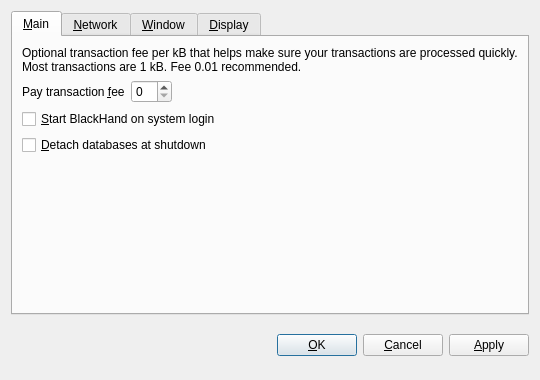
<?xml version="1.0" encoding="UTF-8"?>
<ui version="4.0">
 <class>OptionsDialog</class>
 <widget class="QDialog" name="OptionsDialog">
  <property name="geometry">
   <rect>
    <x>0</x>
    <y>0</y>
    <width>540</width>
    <height>380</height>
   </rect>
  </property>
  <property name="windowTitle">
   <string>Options</string>
  </property>
  <property name="modal">
   <bool>true</bool>
  </property>
  <layout class="QVBoxLayout" name="verticalLayout">
   <item>
    <widget class="QTabWidget" name="tabWidget">
     <property name="tabPosition">
      <enum>QTabWidget::North</enum>
     </property>
     <property name="currentIndex">
      <number>0</number>
     </property>
     <widget class="QWidget" name="tabMain">
      <attribute name="title">
       <string>&amp;Main</string>
      </attribute>
      <layout class="QVBoxLayout" name="verticalLayout_Main">
       <item>
        <widget class="QLabel" name="transactionFeeInfoLabel">
         <property name="text">
          <string>Optional transaction fee per kB that helps make sure your transactions are processed quickly. Most transactions are 1 kB. Fee 0.01 recommended.</string>
         </property>
         <property name="textFormat">
          <enum>Qt::PlainText</enum>
         </property>
         <property name="wordWrap">
          <bool>true</bool>
         </property>
        </widget>
       </item>
       <item>
        <layout class="QHBoxLayout" name="horizontalLayout_Main">
         <item>
          <widget class="QLabel" name="transactionFeeLabel">
           <property name="text">
            <string>Pay transaction &amp;fee</string>
           </property>
           <property name="textFormat">
            <enum>Qt::PlainText</enum>
           </property>
           <property name="buddy">
            <cstring>transactionFee</cstring>
           </property>
          </widget>
         </item>
         <item>
          <widget class="BitcoinAmountField" name="transactionFee"/>
         </item>
         <item>
          <spacer name="horizontalSpacer_Main">
           <property name="orientation">
            <enum>Qt::Horizontal</enum>
           </property>
           <property name="sizeHint" stdset="0">
            <size>
             <width>40</width>
             <height>20</height>
            </size>
           </property>
          </spacer>
         </item>
        </layout>
       </item>
       <item>
        <widget class="QCheckBox" name="bitcoinAtStartup">
         <property name="toolTip">
          <string>Automatically start BlackHand after logging in to the system.</string>
         </property>
         <property name="text">
          <string>&amp;Start BlackHand on system login</string>
         </property>
        </widget>
       </item>
       <item>
        <widget class="QCheckBox" name="detachDatabases">
         <property name="toolTip">
          <string>Detach block and address databases at shutdown. This means they can be moved to another data directory, but it slows down shutdown. The wallet is always detached.</string>
         </property>
         <property name="text">
          <string>&amp;Detach databases at shutdown</string>
         </property>
        </widget>
       </item>
       <item>
        <spacer name="verticalSpacer_Main">
         <property name="orientation">
          <enum>Qt::Vertical</enum>
         </property>
         <property name="sizeHint" stdset="0">
          <size>
           <width>20</width>
           <height>40</height>
          </size>
         </property>
        </spacer>
       </item>
      </layout>
     </widget>
     <widget class="QWidget" name="tabNetwork">
      <attribute name="title">
       <string>&amp;Network</string>
      </attribute>
      <layout class="QVBoxLayout" name="verticalLayout_Network">
       <item>
        <widget class="QCheckBox" name="mapPortUpnp">
         <property name="toolTip">
          <string>Automatically open the BlackHand client port on the router. This only works when your router supports UPnP and it is enabled.</string>
         </property>
         <property name="text">
          <string>Map port using &amp;UPnP</string>
         </property>
        </widget>
       </item>
       <item>
        <widget class="QCheckBox" name="connectSocks">
         <property name="toolTip">
          <string>Connect to the BlackHand network through a SOCKS proxy (e.g. when connecting through Tor).</string>
         </property>
         <property name="text">
          <string>&amp;Connect through SOCKS proxy:</string>
         </property>
        </widget>
       </item>
       <item>
        <layout class="QHBoxLayout" name="horizontalLayout_Network">
         <item>
          <widget class="QLabel" name="proxyIpLabel">
           <property name="text">
            <string>Proxy &amp;IP:</string>
           </property>
           <property name="textFormat">
            <enum>Qt::PlainText</enum>
           </property>
           <property name="buddy">
            <cstring>proxyIp</cstring>
           </property>
          </widget>
         </item>
         <item>
          <widget class="QValidatedLineEdit" name="proxyIp">
           <property name="maximumSize">
            <size>
             <width>140</width>
             <height>16777215</height>
            </size>
           </property>
           <property name="toolTip">
            <string>IP address of the proxy (e.g. 127.0.0.1)</string>
           </property>
          </widget>
         </item>
         <item>
          <widget class="QLabel" name="proxyPortLabel">
           <property name="text">
            <string>&amp;Port:</string>
           </property>
           <property name="textFormat">
            <enum>Qt::PlainText</enum>
           </property>
           <property name="buddy">
            <cstring>proxyPort</cstring>
           </property>
          </widget>
         </item>
         <item>
          <widget class="QLineEdit" name="proxyPort">
           <property name="maximumSize">
            <size>
             <width>55</width>
             <height>16777215</height>
            </size>
           </property>
           <property name="toolTip">
            <string>Port of the proxy (e.g. 9050)</string>
           </property>
          </widget>
         </item>
         <item>
          <widget class="QLabel" name="socksVersionLabel">
           <property name="text">
            <string>SOCKS &amp;Version:</string>
           </property>
           <property name="textFormat">
            <enum>Qt::PlainText</enum>
           </property>
           <property name="buddy">
            <cstring>socksVersion</cstring>
           </property>
          </widget>
         </item>
         <item>
          <widget class="QValueComboBox" name="socksVersion">
           <property name="toolTip">
            <string>SOCKS version of the proxy (e.g. 5)</string>
           </property>
          </widget>
         </item>
         <item>
          <spacer name="horizontalSpacer_Network">
           <property name="orientation">
            <enum>Qt::Horizontal</enum>
           </property>
           <property name="sizeHint" stdset="0">
            <size>
             <width>40</width>
             <height>20</height>
            </size>
           </property>
          </spacer>
         </item>
        </layout>
       </item>
       <item>
        <spacer name="verticalSpacer_Network">
         <property name="orientation">
          <enum>Qt::Vertical</enum>
         </property>
         <property name="sizeHint" stdset="0">
          <size>
           <width>20</width>
           <height>40</height>
          </size>
         </property>
        </spacer>
       </item>
      </layout>
     </widget>
     <widget class="QWidget" name="tabWindow">
      <attribute name="title">
       <string>&amp;Window</string>
      </attribute>
      <layout class="QVBoxLayout" name="verticalLayout_Window">
       <item>
        <widget class="QCheckBox" name="minimizeToTray">
         <property name="toolTip">
          <string>Show only a tray icon after minimizing the window.</string>
         </property>
         <property name="text">
          <string>&amp;Minimize to the tray instead of the taskbar</string>
         </property>
        </widget>
       </item>
       <item>
        <widget class="QCheckBox" name="minimizeOnClose">
         <property name="toolTip">
          <string>Minimize instead of exit the application when the window is closed. When this option is enabled, the application will be closed only after selecting Quit in the menu.</string>
         </property>
         <property name="text">
          <string>M&amp;inimize on close</string>
         </property>
        </widget>
       </item>
       <item>
        <spacer name="verticalSpacer_Window">
         <property name="orientation">
          <enum>Qt::Vertical</enum>
         </property>
         <property name="sizeHint" stdset="0">
          <size>
           <width>20</width>
           <height>40</height>
          </size>
         </property>
        </spacer>
       </item>
      </layout>
     </widget>
     <widget class="QWidget" name="tabDisplay">
      <attribute name="title">
       <string>&amp;Display</string>
      </attribute>
      <layout class="QVBoxLayout" name="verticalLayout_Display">
       <item>
        <layout class="QHBoxLayout" name="horizontalLayout_1_Display">
         <item>
          <widget class="QLabel" name="langLabel">
           <property name="text">
            <string>User Interface &amp;language:</string>
           </property>
           <property name="textFormat">
            <enum>Qt::PlainText</enum>
           </property>
           <property name="buddy">
            <cstring>lang</cstring>
           </property>
          </widget>
         </item>
         <item>
          <widget class="QValueComboBox" name="lang">
           <property name="toolTip">
            <string>The user interface language can be set here. This setting will take effect after restarting BlackHand.</string>
           </property>
          </widget>
         </item>
        </layout>
       </item>
       <item>
        <layout class="QHBoxLayout" name="horizontalLayout_2_Display">
         <item>
          <widget class="QLabel" name="unitLabel">
           <property name="text">
            <string>&amp;Unit to show amounts in:</string>
           </property>
           <property name="textFormat">
            <enum>Qt::PlainText</enum>
           </property>
           <property name="buddy">
            <cstring>unit</cstring>
           </property>
          </widget>
         </item>
         <item>
          <widget class="QValueComboBox" name="unit">
           <property name="toolTip">
            <string>Choose the default subdivision unit to show in the interface and when sending coins.</string>
           </property>
          </widget>
         </item>
        </layout>
       </item>
       <item>
        <widget class="QCheckBox" name="displayAddresses">
         <property name="toolTip">
          <string>Whether to show BlackHand addresses in the transaction list or not.</string>
         </property>
         <property name="text">
          <string>&amp;Display addresses in transaction list</string>
         </property>
        </widget>
       </item>
       <item>
        <widget class="QCheckBox" name="coinControlFeatures">
         <property name="toolTip">
          <string>Whether to show coin control features or not.</string>
         </property>
         <property name="text">
          <string>Display coin &amp;control features (experts only!)</string>
         </property>
        </widget>
       </item>
       <item>
        <spacer name="verticalSpacer_Display">
         <property name="orientation">
          <enum>Qt::Vertical</enum>
         </property>
         <property name="sizeHint" stdset="0">
          <size>
           <width>20</width>
           <height>40</height>
          </size>
         </property>
        </spacer>
       </item>
      </layout>
     </widget>
    </widget>
   </item>
   <item>
    <layout class="QHBoxLayout" name="horizontalLayout_Buttons">
     <item>
      <spacer name="horizontalSpacer_1">
       <property name="orientation">
        <enum>Qt::Horizontal</enum>
       </property>
       <property name="sizeHint" stdset="0">
        <size>
         <width>40</width>
         <height>48</height>
        </size>
       </property>
      </spacer>
     </item>
     <item>
      <widget class="QLabel" name="statusLabel">
       <property name="font">
        <font>
         <weight>75</weight>
         <bold>true</bold>
        </font>
       </property>
       <property name="text">
        <string/>
       </property>
       <property name="textFormat">
        <enum>Qt::PlainText</enum>
       </property>
       <property name="wordWrap">
        <bool>true</bool>
       </property>
      </widget>
     </item>
     <item>
      <spacer name="horizontalSpacer_2">
       <property name="orientation">
        <enum>Qt::Horizontal</enum>
       </property>
       <property name="sizeHint" stdset="0">
        <size>
         <width>40</width>
         <height>48</height>
        </size>
       </property>
      </spacer>
     </item>
     <item>
      <widget class="QPushButton" name="okButton">
       <property name="text">
        <string>&amp;OK</string>
       </property>
      </widget>
     </item>
     <item>
      <widget class="QPushButton" name="cancelButton">
       <property name="text">
        <string>&amp;Cancel</string>
       </property>
       <property name="autoDefault">
        <bool>false</bool>
       </property>
      </widget>
     </item>
     <item>
      <widget class="QPushButton" name="applyButton">
       <property name="text">
        <string>&amp;Apply</string>
       </property>
       <property name="autoDefault">
        <bool>false</bool>
       </property>
      </widget>
     </item>
    </layout>
   </item>
  </layout>
 </widget>
 <customwidgets>
  <customwidget>
   <class>BitcoinAmountField</class>
   <extends>QSpinBox</extends>
   <header>bitcoinamountfield.h</header>
  </customwidget>
  <customwidget>
   <class>QValueComboBox</class>
   <extends>QComboBox</extends>
   <header>qvaluecombobox.h</header>
  </customwidget>
  <customwidget>
   <class>QValidatedLineEdit</class>
   <extends>QLineEdit</extends>
   <header>qvalidatedlineedit.h</header>
  </customwidget>
 </customwidgets>
 <resources/>
 <connections/>
</ui>
